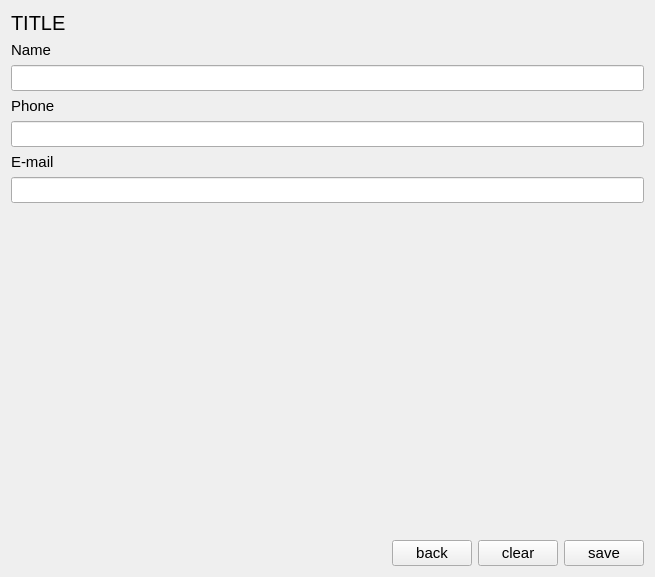
<?xml version="1.0" encoding="UTF-8"?>
<ui version="4.0">
 <class>ContactManagementForm</class>
 <widget class="QWidget" name="ContactManagementForm">
  <property name="geometry">
   <rect>
    <x>0</x>
    <y>0</y>
    <width>655</width>
    <height>577</height>
   </rect>
  </property>
  <property name="font">
   <font>
    <pointsize>11</pointsize>
   </font>
  </property>
  <property name="windowTitle">
   <string>Form</string>
  </property>
  <layout class="QVBoxLayout" name="verticalLayout">
   <item>
    <widget class="QLabel" name="labelTitle">
     <property name="font">
      <font>
       <pointsize>15</pointsize>
      </font>
     </property>
     <property name="text">
      <string>TITLE</string>
     </property>
    </widget>
   </item>
   <item>
    <widget class="QLabel" name="label_2">
     <property name="text">
      <string>Name</string>
     </property>
    </widget>
   </item>
   <item>
    <widget class="QLineEdit" name="lineName"/>
   </item>
   <item>
    <widget class="QLabel" name="label_3">
     <property name="text">
      <string>Phone</string>
     </property>
    </widget>
   </item>
   <item>
    <widget class="QLineEdit" name="linePhone"/>
   </item>
   <item>
    <widget class="QLabel" name="label_4">
     <property name="text">
      <string>E-mail</string>
     </property>
    </widget>
   </item>
   <item>
    <widget class="QLineEdit" name="lineEmail"/>
   </item>
   <item>
    <spacer name="verticalSpacer">
     <property name="orientation">
      <enum>Qt::Orientation::Vertical</enum>
     </property>
     <property name="sizeHint" stdset="0">
      <size>
       <width>20</width>
       <height>202</height>
      </size>
     </property>
    </spacer>
   </item>
   <item>
    <widget class="QWidget" name="widget" native="true">
     <layout class="QHBoxLayout" name="horizontalLayout">
      <property name="leftMargin">
       <number>0</number>
      </property>
      <property name="topMargin">
       <number>0</number>
      </property>
      <property name="rightMargin">
       <number>0</number>
      </property>
      <property name="bottomMargin">
       <number>0</number>
      </property>
      <item>
       <spacer name="horizontalSpacer">
        <property name="orientation">
         <enum>Qt::Orientation::Horizontal</enum>
        </property>
        <property name="sizeHint" stdset="0">
         <size>
          <width>40</width>
          <height>20</height>
         </size>
        </property>
       </spacer>
      </item>
      <item>
       <widget class="QPushButton" name="btnBack">
        <property name="text">
         <string>back</string>
        </property>
       </widget>
      </item>
      <item>
       <widget class="QPushButton" name="btnClear">
        <property name="text">
         <string>clear</string>
        </property>
       </widget>
      </item>
      <item>
       <widget class="QPushButton" name="btnSave">
        <property name="text">
         <string>save</string>
        </property>
       </widget>
      </item>
     </layout>
    </widget>
   </item>
  </layout>
 </widget>
 <resources/>
 <connections/>
</ui>
